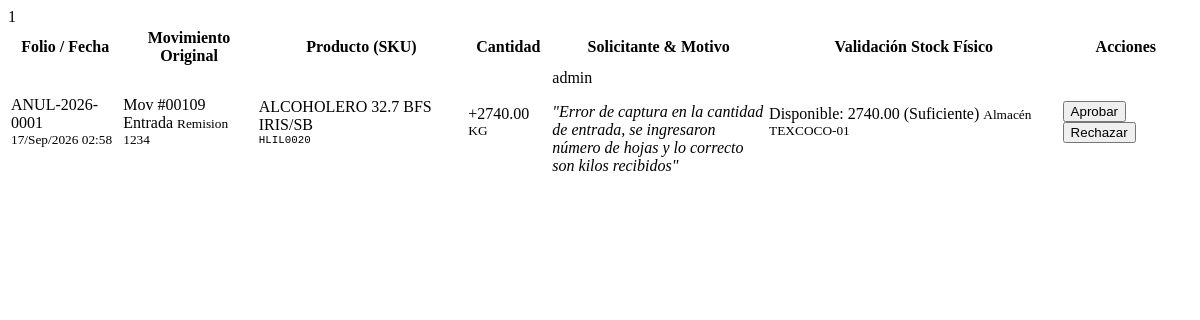
The page /inventario/movimientos/solicitudes-anulacion/ (signed in) on the database as committed earlier.
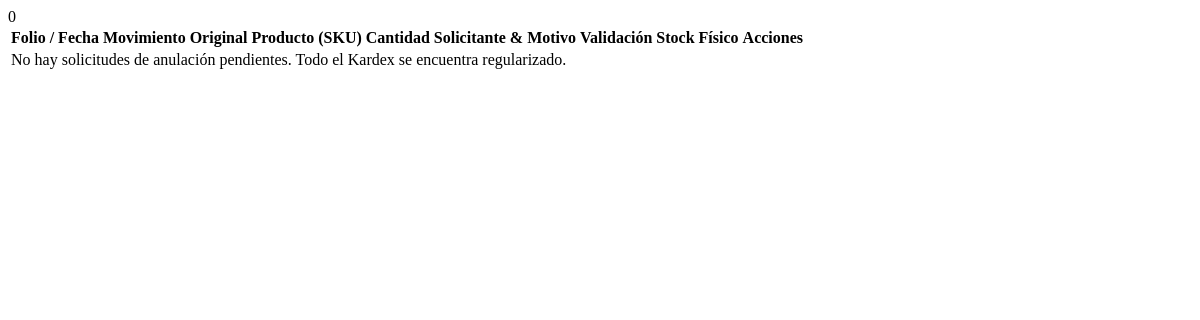
The same page on the database as committed later.
### inventario/models.py (models this page shows, shortened)
class SolicitudAnulacionMovimiento(models.Model):
    PENDIENTE = 'PEN'
    APROBADA = 'APR'
    RECHAZADA = 'REC'
    ESTADO_CHOICES = [
        (PENDIENTE, 'Pendiente de Autorización'),
        (APROBADA, 'Aprobada y Aplicada al Kardex'),
        (RECHAZADA, 'Rechazada'),
    ]
    folio = models.CharField(max_length=30, unique=True, help_text="Folio secuencial ej: ANUL-2026-0001")
    movimiento = models.ForeignKey(
        MovimientoInventario,
        on_delete=models.PROTECT,
        related_name='solicitudes_anulacion',
        help_text="Movimiento del Kardex que se solicita anular"
    )
    estado = models.CharField(max_length=3, choices=ESTADO_CHOICES, default=PENDIENTE)
    motivo_solicitud = models.TextField(help_text="Justificación operativa obligatoria para solicitar la anulación")
    usuario_solicita = models.ForeignKey(
        'auth.User',
        on_delete=models.PROTECT,
        related_name='anulaciones_solicitadas',
        help_text="Usuario que solicita la anulación"
    )
    fecha_solicitud = models.DateTimeField(auto_now_add=True)
    usuario_autoriza = models.ForeignKey(
        'auth.User',
        on_delete=models.PROTECT,
        null=True,
        blank=True,
        related_name='anulaciones_autorizadas',
        help_text="Administrador que aprobó o rechazó la solicitud"
    )
    fecha_resolucion = models.DateTimeField(null=True, blank=True)
    notas_administrador = models.TextField(blank=True, null=True, help_text="Comentarios o justificación del administrador")
    movimiento_contraasiento = models.ForeignKey(
        MovimientoInventario,
        on_delete=models.SET_NULL,
        null=True,
        blank=True,
        related_name='solicitud_origen',
        help_text="Movimiento inverso generado en el Kardex al aprobarse la anulación"
    )
    class Meta:
        verbose_name = "Solicitud de Anulación de Movimiento"
        verbose_name_plural = "Solicitudes de Anulación de Movimientos"
        ordering = ['-fecha_solicitud']

class MovimientoInventario(models.Model):
    ENTRADA = 'E'
    SALIDA = 'S'
    TRANSFERENCIA = 'T'
    AJUSTE = 'A'
    TIPO_MOVIMIENTO_CHOICES = [
        (ENTRADA, 'Entrada (Compra/Producción)'),
        (SALIDA, 'Salida (Venta/Consumo)'),
        (TRANSFERENCIA, 'Transferencia entre Bodegas'),
        (AJUSTE, 'Ajuste Manual'),
    ]
    fecha = models.DateTimeField(auto_now_add=True)
    producto = models.ForeignKey(Producto, on_delete=models.PROTECT)
    bodega_origen = models.ForeignKey(Bodega, on_delete=models.PROTECT, related_name='movimientos_origen', blank=True, null=True)
    bodega_destino = models.ForeignKey(Bodega, on_delete=models.PROTECT, related_name='movimientos_destino', blank=True, null=True)
    tipo_movimiento = models.CharField(max_length=1, choices=TIPO_MOVIMIENTO_CHOICES)
    cantidad = models.DecimalField(max_digits=18, decimal_places=6)
    lote = models.CharField(max_length=50, blank=True, null=True, help_text="Número de Lote (crítico para Químicos/Componentes)")
    fecha_caducidad = models.DateField(blank=True, null=True, help_text="Fecha de caducidad aplicable según el lote")
    moneda_original = models.ForeignKey(
        Moneda, on_delete=models.PROTECT, blank=True, null=True,
        help_text="Moneda original de la transacción (Ej: USD en compra de válvulas)"
    )
    costo_unitario_original = models.DecimalField(
        max_digits=18, decimal_places=6, blank=True, null=True,
        help_text="Costo en la moneda de origen al momento del movimiento"
    )
    tipo_cambio_aplicado = models.DecimalField(
        max_digits=18, decimal_places=6, default=Decimal('1.000000'),
        help_text="Tipo de cambio del DOF aplicado ese día"
    )
    costo_unitario_mxn_capturado = models.DecimalField(
        max_digits=18, decimal_places=6, default=Decimal('0.000000'),
        help_text="Costo resultante en MXN integrado a la contabilidad"
    )
    referencia_operacion = models.CharField(max_length=100, blank=True, null=True, help_text="Ej: Folio OC-2026-004 o OP-2026-001")
    usuario = models.ForeignKey('auth.User', on_delete=models.PROTECT, help_text="Usuario que registró el movimiento")
    observaciones = models.TextField(blank=True, null=True)
    es_anulado = models.BooleanField(
        default=False,
        help_text="Indica si este movimiento fue anulado formalmente mediante contra-asiento"
    )
    es_contraasiento = models.BooleanField(
        default=False,
        help_text="Indica si este movimiento es un contra-asiento de reversa para anular otro movimiento"
    )
    movimiento_relacionado = models.ForeignKey(
        'self',
        on_delete=models.SET_NULL,
        null=True,
        blank=True,
        related_name='contraasientos',
        help_text="Referencia al movimiento original si es contra-asiento, o al contra-asiento si fue anulado"
    )
    class Meta:
        verbose_name = "Movimiento de Inventario (Kardex)"
        verbose_name_plural = "Movimientos de Inventario (Kardex)"
        ordering = ['-fecha'] # Ordenar por fecha descendente

class Producto(models.Model):
    MATERIA_PRIMA = 'MP'
    COMPONENTE = 'CP'
    PRODUCTO_TERMINADO = 'PT'
    HOJALATA_ROLLO = 'HR'
    HOJA_LITOGRAFIADA = 'HL'
    HOJA_CORTADA = 'HC'
    PLANTILLA = 'CC'
    TIPO_PRODUCTO_CHOICES = [
        (MATERIA_PRIMA, 'Materia Prima (Materiales de Empaque/Cobre/Bzniz)'),
        (COMPONENTE, 'Componente (Conos/Fondos/Boq./Válvulas)'),
        (PRODUCTO_TERMINADO, 'Bote Terminado (Aerosol,Alcoholero,Pintura)'),
        (HOJALATA_ROLLO, 'Hojalata Rollo'),
        (HOJA_LITOGRAFIADA, 'Hoja (Litografiada / Barnizada)'),
        (HOJA_CORTADA, 'Hoja Cortada Plain'),
        (PLANTILLA, 'Plantilla(Cuerpos Cortados)'),
    ]
    nombre = models.CharField(max_length=255)
    sku = models.CharField(max_length=50, unique=True, help_text="Ej: AE-001 (Aerosol) o MP-BAR-EPO (Barniz)")
    descripcion = models.TextField(blank=True, null=True)
    tipo = models.CharField(max_length=2, choices=TIPO_PRODUCTO_CHOICES, default=PRODUCTO_TERMINADO)
    unidad_medida = models.ForeignKey(UnidadMedida, on_delete=models.PROTECT, help_text="Ej: Pza, Kg")
    moneda_base_costo = models.ForeignKey(
        Moneda, on_delete=models.PROTECT, related_name='productos_costo', help_text="Moneda en la que se rastrea el costo promedio"
    )
    moneda_base_venta = models.ForeignKey(
        Moneda, on_delete=models.PROTECT, related_name='productos_venta', help_text="Moneda de referencia para precios de venta"
    )
    costo_promedio_mxn = models.DecimalField(
        max_digits=18, decimal_places=6, default=Decimal('0.000000'), help_text="Costo promedio unitario en MXN para contabilidad"
    )
    class Meta:
        verbose_name = "Producto"
        verbose_name_plural = "Catálogo de Productos"

class UnidadMedida(models.Model):
    codigo = models.CharField(max_length=10, unique=True)
    nombre = models.CharField(max_length=50)
    class Meta:
        verbose_name = "Unidad de Medida"
        verbose_name_plural = "Unidades de Medida"

class Bodega(models.Model):
    codigo = models.CharField(max_length=20, unique=True)
    nombre = models.CharField(max_length=100)
    descripcion = models.TextField(blank=True, null=True)
    class Meta:
        verbose_name = "Bodega / Almacén"
        verbose_name_plural = "Bodegas / Almacenes"

### inventario/views.py (the view, shortened to what this page needs)
# urls.py: path('movimientos/solicitudes-anulacion/', views.solicitudes_anulacion_view, name='solicitudes_anulacion'),
@login_required
def solicitudes_anulacion_view(request):
    solicitudes = SolicitudAnulacionMovimiento.objects.filter(
        estado=SolicitudAnulacionMovimiento.PENDIENTE
    ).select_related(
        'movimiento',
        'movimiento__producto',
        'movimiento__producto__unidad_medida',
        'movimiento__bodega_origen',
        'movimiento__bodega_destino',
        'usuario_solicita'
    ).order_by('-fecha_solicitud')
    solicitudes_data = []
    for s in solicitudes:
        mov = s.movimiento
        suficiente = True
        disponible = None
        bodega_nombre = ""
        if mov.tipo_movimiento == MovimientoInventario.ENTRADA:
            st = Stock.objects.filter(producto=mov.producto, bodega=mov.bodega_destino).first()
            disponible = st.cantidad_disponible if st else Decimal('0.000000')
            suficiente = disponible >= mov.cantidad
            bodega_nombre = mov.bodega_destino.nombre if mov.bodega_destino else "-"
        elif mov.tipo_movimiento == MovimientoInventario.TRANSFERENCIA:
            st = Stock.objects.filter(producto=mov.producto, bodega=mov.bodega_destino).first()
            disponible = st.cantidad_disponible if st else Decimal('0.000000')
            suficiente = disponible >= mov.cantidad
            bodega_nombre = mov.bodega_destino.nombre if mov.bodega_destino else "-"
        elif mov.tipo_movimiento == MovimientoInventario.SALIDA:
            bodega_nombre = mov.bodega_origen.nombre if mov.bodega_origen else "-"
        solicitudes_data.append({
            'solicitud': s,
            'suficiente': suficiente,
            'disponible': disponible,
            'bodega_nombre': bodega_nombre
        })
    es_admin = es_usuario_administrador(request.user)
    return render(request, 'inventario/partials/_tabla_solicitudes_anulacion.html', {
        'solicitudes_data': solicitudes_data,
        'total_pendientes': len(solicitudes_data),
        'es_admin': es_admin
    })

### inventario/models.py (called while the page is built)
    @property
    def cantidad_disponible(self):
        return self.cantidad - self.cantidad_reservada

### inventario/services.py (called while the page is built)
def es_usuario_administrador(user):
    if not user or not user.is_authenticated:
        return False
    if user.is_superuser or user.is_staff:
        return True
    return user.groups.filter(name__in=['Administrador', 'Administradores', 'Admin']).exists()

### inventario/templates/inventario/partials/_tabla_solicitudes_anulacion.html (shortened to what the changed rows need)
<span id="badge-anulaciones-count" hx-swap-oob="true" class="badge bg-danger text-white ms-2 rounded-pill shadow-sm {% if total_pendientes == 0 %}d-none{% endif %}">
    {{ total_pendientes }}
</span>
<div class="table-responsive">
    <table class="table table-hover align-middle mb-0">
        <thead class="table-light text-muted small">
            <tr>
                <th>Folio / Fecha</th>
                <th>Movimiento Original</th>
                <th>Producto (SKU)</th>
                <th class="text-end">Cantidad</th>
                <th>Solicitante & Motivo</th>
                <th>Validación Stock Físico</th>
                <th class="text-center">Acciones</th>
            </tr>
        </thead>
        <tbody class="text-secondary text-sm">
            {% for item in solicitudes_data %}
            <tr id="fila-solicitud-{{ item.solicitud.id }}">
                <td>
                    <div class="fw-bold text-dark">{{ item.solicitud.folio }}</div>
                    <small class="text-muted">{{ item.solicitud.fecha_solicitud|date:"d/M/Y H:i" }}</small>
                </td>
                <td>
                    <div class="font-monospace fw-semibold text-dark">Mov #{{ item.solicitud.movimiento.id|stringformat:"05d" }}</div>
                    {% if item.solicitud.movimiento.tipo_movimiento == 'E' %}
                        <span class="badge bg-success bg-opacity-10 text-success border border-success border-opacity-25">Entrada</span>
                    {% elif item.solicitud.movimiento.tipo_movimiento == 'S' %}
                        <span class="badge bg-danger bg-opacity-10 text-danger border border-danger border-opacity-25">Salida</span>
                    {% else %}
                        <span class="badge bg-info text-dark">Transferencia</span>
                    {% endif %}
                    {% if item.solicitud.movimiento.referencia_operacion %}
                        <small class="text-muted d-block font-monospace">{{ item.solicitud.movimiento.referencia_operacion }}</small>
                    {% endif %}
                </td>
                <td>
                    <div class="fw-semibold text-primary">{{ item.solicitud.movimiento.producto.nombre }}</div>
                    <small class="text-muted"><code class="text-dark">{{ item.solicitud.movimiento.producto.sku }}</code></small>
                </td>
                <td class="text-end fw-bold {% if item.solicitud.movimiento.tipo_movimiento == 'E' %}text-success{% else %}text-danger{% endif %}">
                    {% if item.solicitud.movimiento.tipo_movimiento == 'E' %}+{% else %}-{% endif %}{{ item.solicitud.movimiento.cantidad|floatformat:2 }}
                    <small class="text-muted d-block fw-normal">{{ item.solicitud.movimiento.producto.unidad_medida.codigo }}</small>
                </td>
                <td style="max-width: 250px;">
                    <div class="small fw-semibold text-dark">
                        {{ item.solicitud.usuario_solicita.username }}
                    </div>
                    <p class="mb-0 text-muted small text-truncate" title="{{ item.solicitud.motivo_solicitud }}">
                        <em>"{{ item.solicitud.motivo_solicitud }}"</em>
                    </p>
                </td>
                <td>
                    {% if item.disponible is not None %}
                        {% if item.suficiente %}
                            <span class="badge bg-success bg-opacity-10 text-success border border-success border-opacity-25">
                                Disponible: {{ item.disponible|floatformat:2 }} (Suficiente)
                            </span>
                            <small class="text-muted d-block">{{ item.bodega_nombre }}</small>
                        {% endif %}
                    {% else %}
                        <span class="badge bg-light text-secondary border">
                            <i class="bi bi-arrow-clockwise me-1"></i>Reintegra a {{ item.bodega_nombre }}
                        </span>
                    {% endif %}
                </td>
                <td class="text-center">
                    {% if es_admin %}
                        <div class="btn-group btn-group-sm shadow-sm" role="group">
                            {% if item.suficiente %}
                                <button type="button" class="btn btn-success"
                                        hx-post="{% url 'inventario:autorizar_anulacion' item.solicitud.id %}"
                                        hx-confirm="¿Confirmas la APROBACIÓN de anulación para el movimiento #{{ item.solicitud.movimiento.id }}? Se generará un contra-asiento de reversa en el Kardex."
                                        hx-target="#anulacion-alert-area"
                                        title="Aprobar Anulación">
                                     Aprobar
                                </button>
                            {% else %}
                                <button type="button" class="btn btn-secondary disabled"
                                        title="Bloqueado: no hay stock suficiente para realizar la reversa.">
                                    <i class="bi bi-slash-circle me-1"></i> Bloqueado
                                </button>
                            {% endif %}
                            <button type="button" class="btn btn-outline-danger"
                                    hx-post="{% url 'inventario:rechazar_anulacion' item.solicitud.id %}"
                                    hx-prompt="Ingresa el motivo del rechazo de la anulación:"
                                    hx-target="#anulacion-alert-area"
                                    title="Rechazar Solicitud">
                                 Rechazar
                            </button>
                        </div>
                    {% else %}
                        <span class="badge bg-light text-muted border">
                            <i class="bi bi-lock me-1"></i>Requiere Admin
                        </span>
                    {% endif %}
                </td>
            </tr>
            {% empty %}
            <tr>
                <td colspan="7" class="text-center py-5 text-muted">
                    No hay solicitudes de anulación pendientes. Todo el Kardex se encuentra regularizado.
                </td>
            </tr>
            {% endfor %}
        </tbody>
    </table>
</div>

Rows that differ between the two databases and show on the page:
no longer on this page (row edited): SolicitudAnulacionMovimiento: solicitud.folio "ANUL-2026-0001", solicitud.fecha_solicitud "17/Sep/2026 02:58", solicitud.movimiento.id "00109", shows "Entrada", solicitud.movimiento.referencia_operacion "Remision 1234", solicitud.movimiento.producto.nombre "ALCOHOLERO 32.7 BFS IRIS/SB", solicitud.movimiento.producto.sku "HLIL0020", solicitud.movimiento.cantidad "2740.00", solicitud.movimiento.producto.unidad_medida.codigo "KG", solicitud.usuario_solicita.username "admin", solicitud.motivo_solicitud "Error de captura en la cantidad de entrada, se ingresaron número de hojas y lo correcto son kilos recibidos", disponible "2740.00", bodega_nombre "Almacén TEXCOCO-01"
Other text that changed with them:
{{ total_pendientes }}: "1" → "0"
text now shown: "No hay solicitudes de anulación pendientes. Todo el Kardex se encuentra regularizado."
